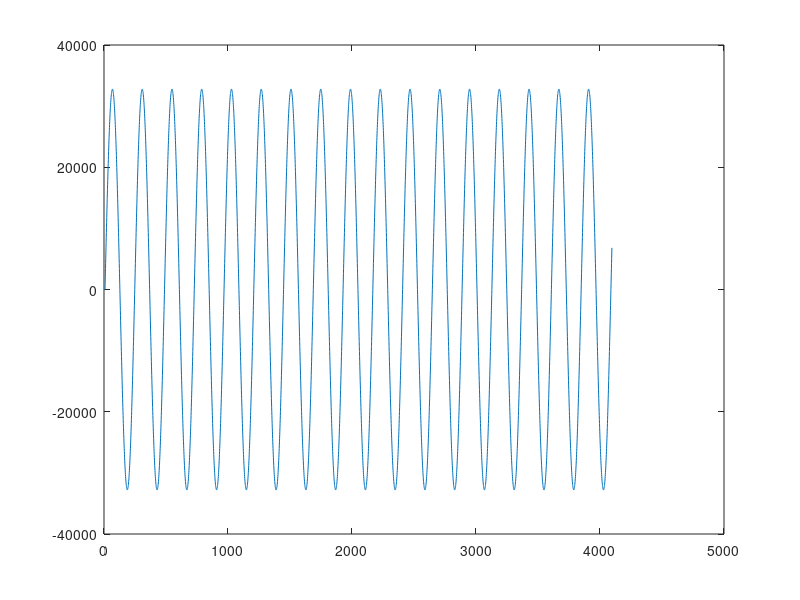

MATLAB code for this plot: (Note: this script raises an error after producing the figure.)
clear all;close all;clc;
addpath('./test_1/');
fid = fopen('data_out.txt','r');
out = zeros(1,4096);
for i = 1:4096
    out(i) = fscanf(fid,'%x',1);
    if(out(i) >= 32768)
        out(i) = -(65536-out(i));
    end
end
figure();
plot(1:4096,out);
samplerate = 10;
SpectrumIdentify(out+0.5*ones(1,4096),samplerate/2,samplerate,1,1)
xlabel('Frequency (GHz)');ylabel('S(f)')
